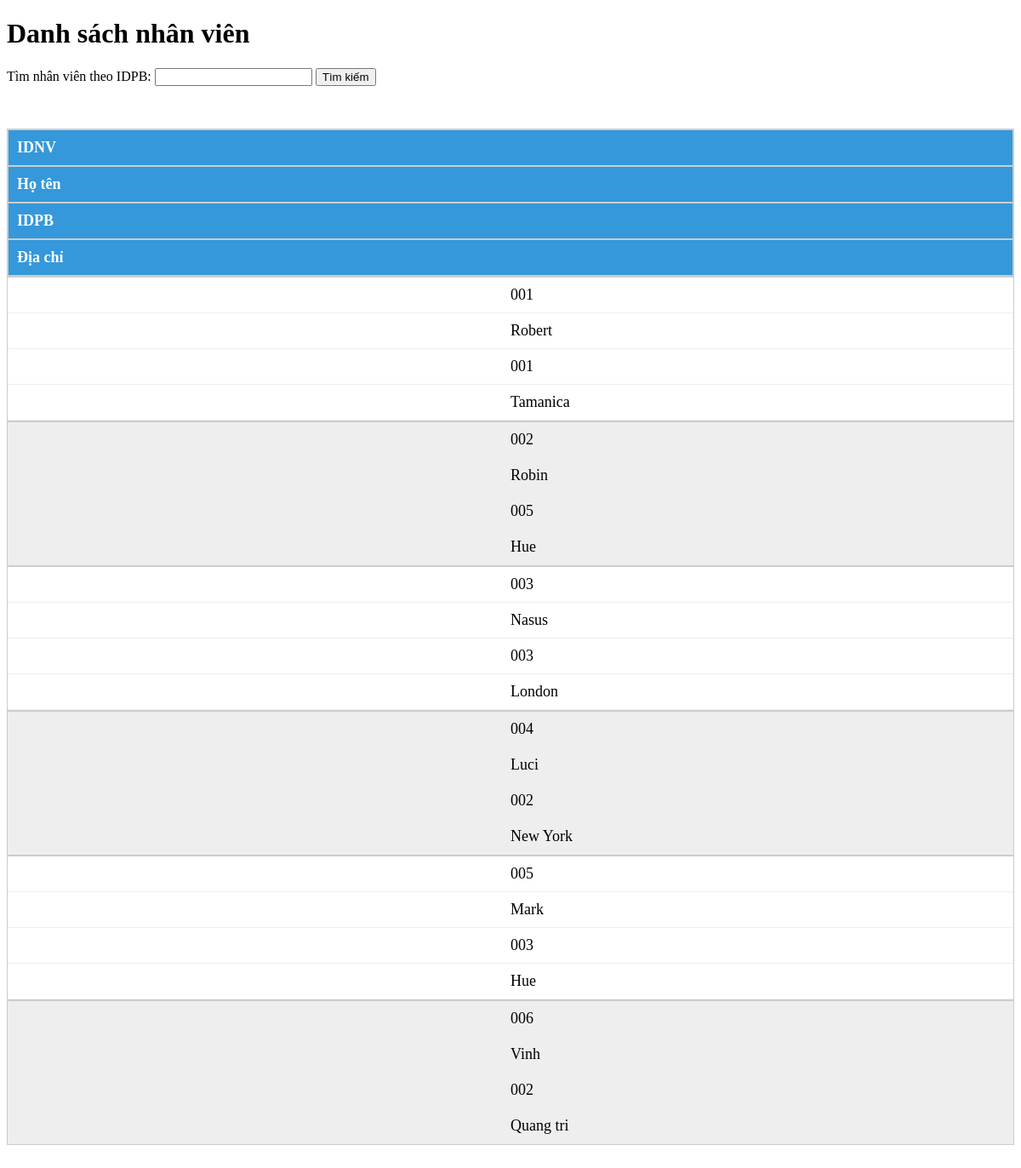
The app's page /xemNV.php with its own data.
### tables this page shows
CREATE TABLE `nhanvien` (
  `IDNV` varchar(5) NOT NULL,
  `Hoten` text NOT NULL,
  `IDPB` varchar(5) NOT NULL,
  `Diachi` text NOT NULL
);

### xemNV.php (the view, shortened to what this page needs)
<!DOCTYPE html>
<html>
<body>
    <h1>Danh sách nhân viên</h1>
    <form method="GET">
        <label for="idpb">Tìm nhân viên theo IDPB:</label>
        <input type="text" id="idpb" name="idpb">
        <input type="submit" value="Tìm kiếm">
    </form>
    <?php
    $dbhost = "localhost";
    $dbuser = "root";
    $dbpass = "";
    $db = "102210132_thong";
    $connect = new mysqli($dbhost, $dbuser, $dbpass, $db);
    if (isset($_GET['idpb'])) {
        $selectedIDPB = $_GET['idpb'];
        $sql = "SELECT * FROM NHANVIEN WHERE IDPB='$selectedIDPB'";
        $result = $connect->query($sql);
        if ($result->num_rows > 0) {
            echo "<table>";
            echo "<tr><th>IDNV</th><th>Họ tên</th><th>IDPB</th><th>Địa chỉ</th></tr>";
            while ($row = $result->fetch_assoc()) {
                echo "<tr><td>" . $row["IDNV"] . "</td><td>" . $row["Hoten"] . "</td><td>" . $row["IDPB"] . "</td><td>" . $row["Diachi"] . "</td></tr> ";
            }
            echo "</table>";
        } else {
            echo "Không có dữ liệu.";
        }
    } else {
        $sql = "SELECT * FROM NHANVIEN";
        $result = $connect->query($sql);
        if ($result->num_rows > 0) {
            echo "<table>";
            echo "<tr><th>IDNV</th><th>Họ tên</th><th>IDPB</th><th>Địa chỉ</th></tr>";
            while ($row = $result->fetch_assoc()) {
                echo "<tr><td>" . $row["IDNV"] . "</td><td>" . $row["Hoten"] . "</td><td>" . $row["IDPB"] . "</td><td>" . $row["Diachi"] . "</td></tr> ";
            }
            echo "</table>";
        } else {
            echo "Không có dữ liệu.";
        }
    }
    ?>
</body>
</html>

### xemNV.php (style rules this page uses)
table { width: 750px; border-collapse: collapse; margin: 50px auto; }
tr:nth-of-type(odd) { background: #eee; }
th { background: #3498db; color: white; font-weight: bold; }
td, th { padding: 10px; border: 1px solid #ccc; text-align: left; font-size: 18px; }
@media only screen and (max-width: 760px),
(min-device-width: 768px) and (max-device-width: 1024px) { table { width: 100%; } }
@media only screen and (max-width: 760px),
(min-device-width: 768px) and (max-device-width: 1024px) { table, thead, tbody, th, td, tr { display: block; } }
@media only screen and (max-width: 760px),
(min-device-width: 768px) and (max-device-width: 1024px) { tr { border: 1px solid #ccc; } }
@media only screen and (max-width: 760px),
(min-device-width: 768px) and (max-device-width: 1024px) { td { border: none; border-bottom: 1px solid #eee; position: relative; padding-left: 50%; } }
@media only screen and (max-width: 760px),
(min-device-width: 768px) and (max-device-width: 1024px) { td:before { position: absolute; top: 6px; left: 6px; width: 45%; padding-right: 10px; white-space: nowrap; content: attr(data-column); color: #000; font-weight: bold; } }

### records on screen
nhanvien: IDNV "001", Hoten "Robert", IDPB "001", Diachi "Tamanica"
nhanvien: IDNV "002", Hoten "Robin", IDPB "005", Diachi "Hue"
nhanvien: IDNV "003", Hoten "Nasus", IDPB "003", Diachi "London"
nhanvien: IDNV "004", Hoten "Luci", IDPB "002", Diachi "New York"
nhanvien: IDNV "005", Hoten "Mark", IDPB "003", Diachi "Hue"
nhanvien: IDNV "006", Hoten "Vinh", IDPB "002", Diachi "Quang tri"
